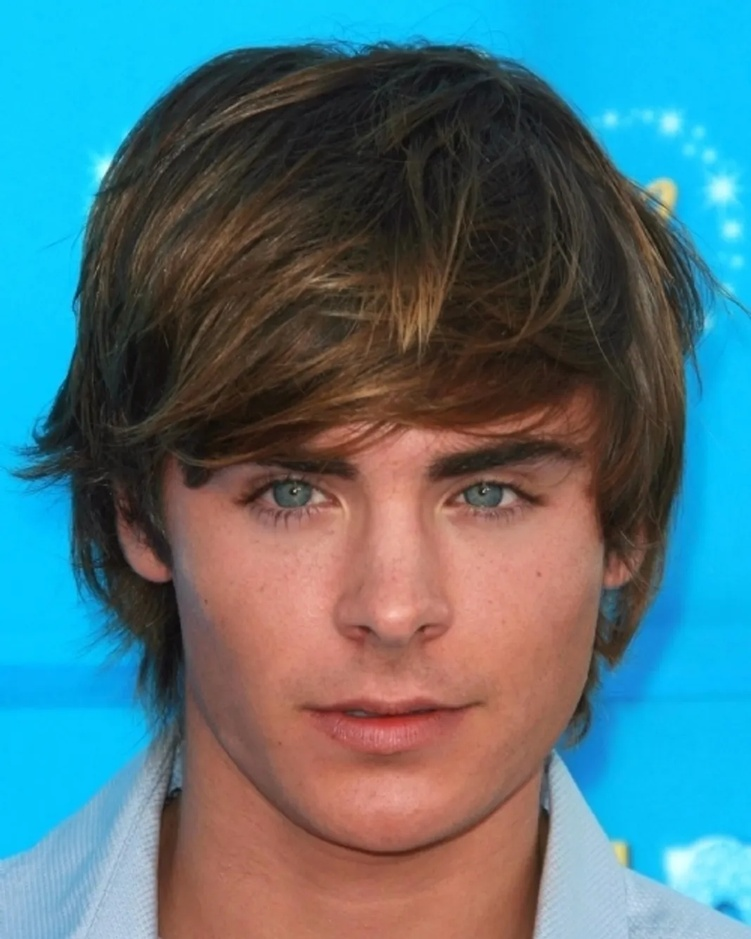
#> input picture Images/zac.jpg, 751 x 939 px, shrunk from 1068 x 1335 before the run, found by its file name
$ jupyter execute 2023.02.13.ipynb
#> lines starting #> are read from the running program, lines starting #| are printed output that depends on the picture; after the words box and inside, x2 and y2 are one past the last pixel; in counts of white or black regions, pixels touching at a corner belong together
[cell 1]
#Computing the Gaussian Kernel
import numpy as np
import cv2 as cv
import matplotlib.pyplot as plt
x,y = np.arange(-1, 2, 1),np.arange(-1, 2, 1)
YY, XX = np.meshgrid(x,y)
sigma = 1
g = np.exp(-(XX**2 + YY**2)/(2*sigma**2))
g/=np.sum(10*g)

im = cv.imread('images/zac.jpg', cv.IMREAD_GRAYSCALE)
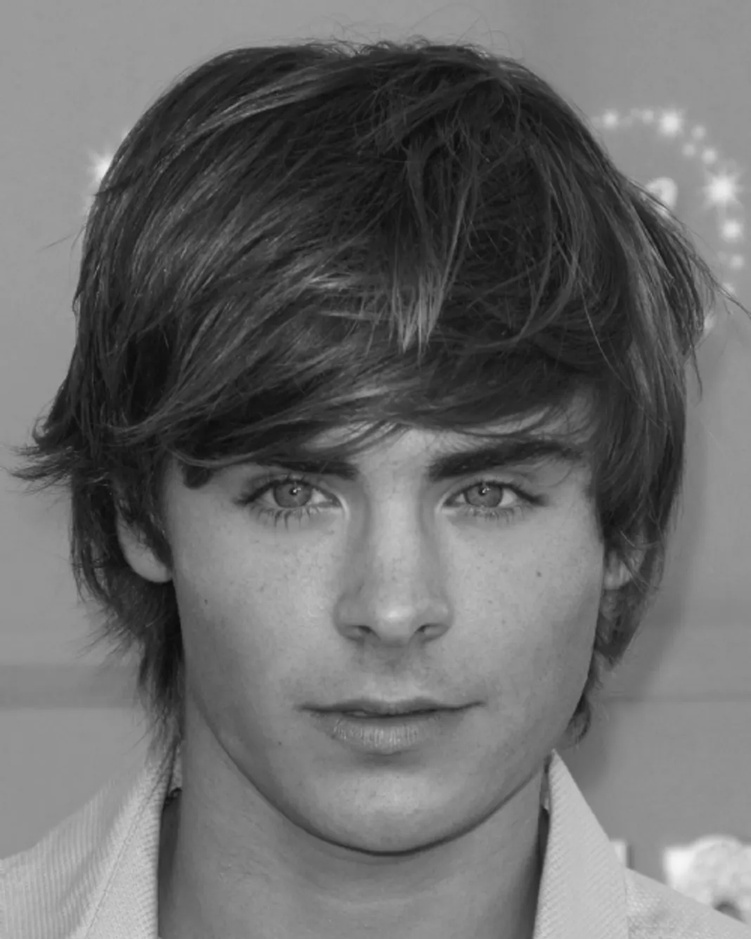
#> im: shape (939, 751); min 10, max 246, mean 106.8
assert im is not None

blurred = cv.filter2D(im, -1, g)

fig, ax = plt.subplots( 1,2, figsize= (12,24))
ax[0].imshow(im, cmap='gray')
ax[1].imshow(blurred, cmap = 'gray')
plt.show()
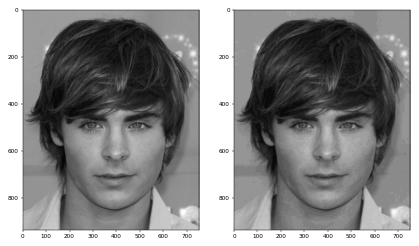
#> figure drawn by matplotlib, 2 panels

[cell 2]
# Canny edge detector

import numpy as np
import cv2 as cv
import matplotlib.pyplot as plt
im = cv.imread('images/zac.jpg', cv.IMREAD_GRAYSCALE)
assert im is not None

edges = cv.Canny(im, 200, 50)
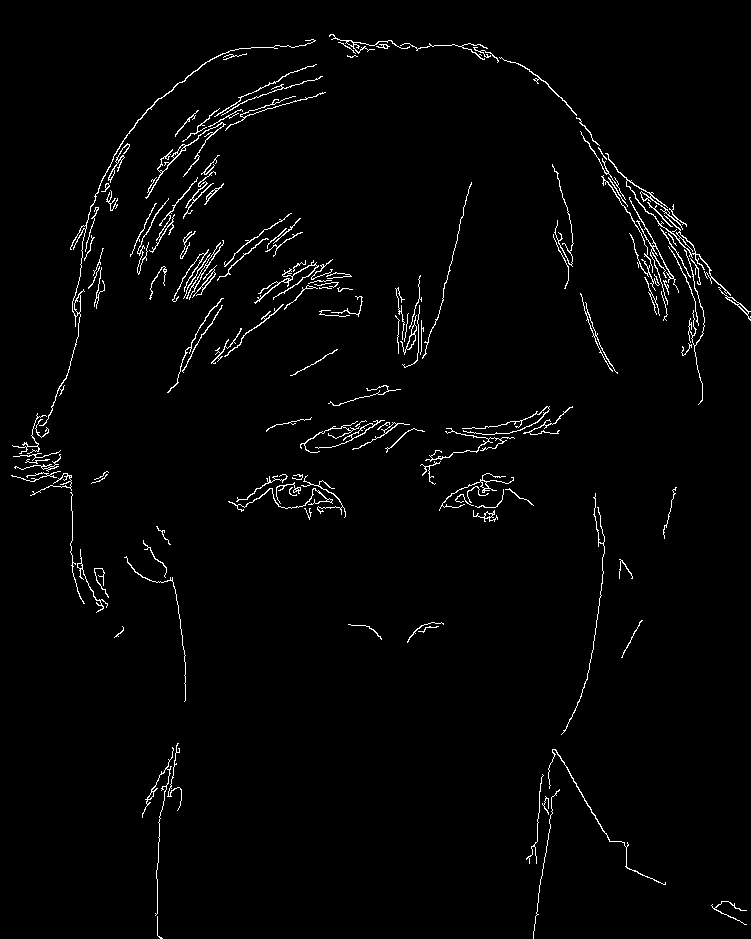
#> edges: shape (939, 751); 2.1% white in thin lines or dots

cv.namedWindow("Image", cv.WINDOW_AUTOSIZE)
cv.imshow("Image", im)
cv.waitKey(0)
cv.imshow("Image", edges)
cv.waitKey(0)
cv.destroyAllWindows

$ run again, with Images/butterfly.jpg copied over Images/zac.jpg
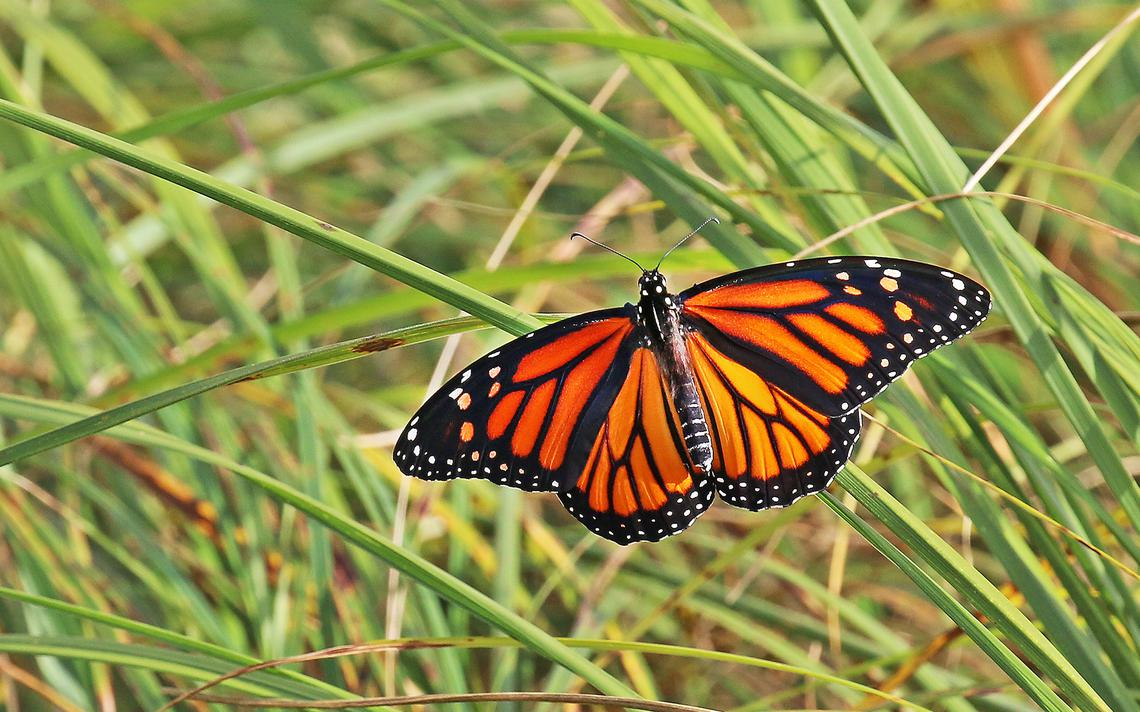
#> input picture Images/butterfly.jpg, 1140 x 712 px, found by its file name
#> `im = cv.imread('images/zac.jpg', cv.IMREAD_GRAYSCALE)`:
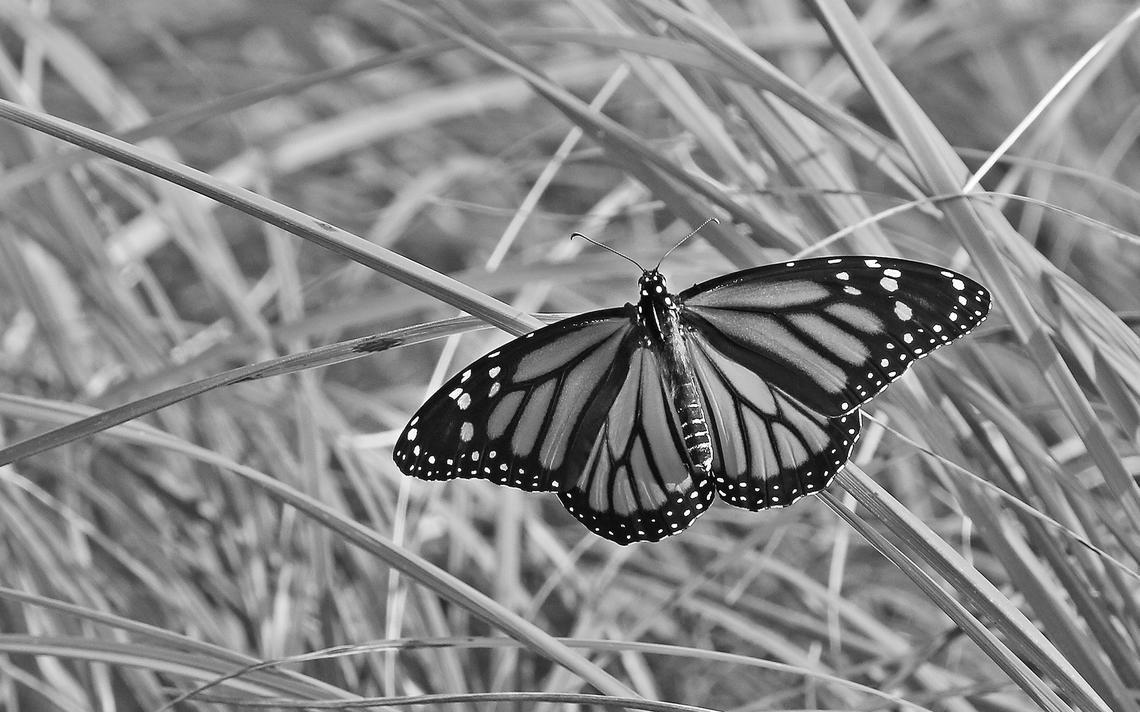
#> im: shape (712, 1140); min 0, max 255, mean 134
#> `edges = cv.Canny(im, 200, 50)`:
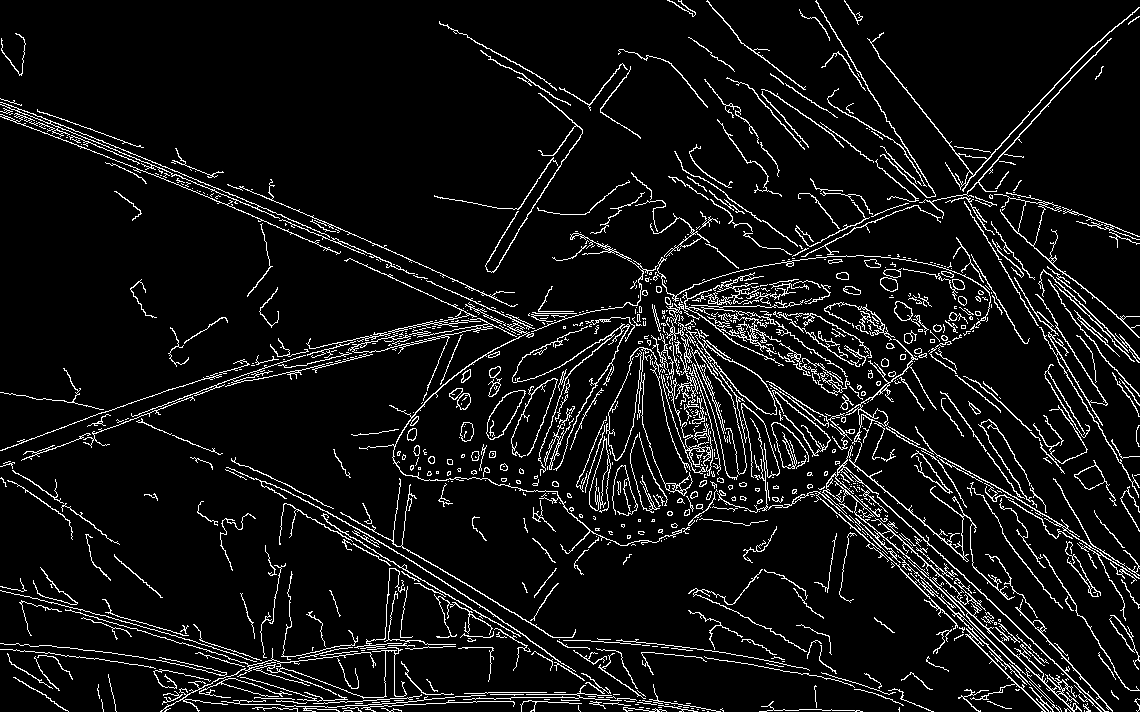
#> edges: shape (712, 1140); 7.3% white in thin lines or dots

$ run again, with Images/highlights_and_shadows.jpg copied over Images/zac.jpg
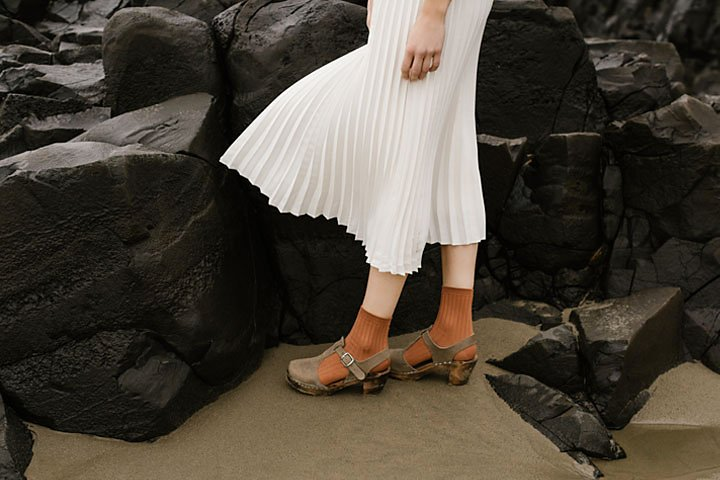
#> input picture Images/highlights_and_shadows.jpg, 720 x 480 px, found by its file name
#> `plt.show()`:
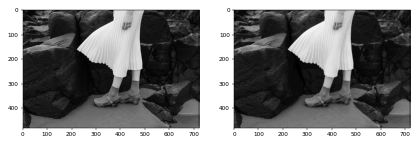
#> figure drawn by matplotlib, 2 panels
#> `edges = cv.Canny(im, 200, 50)`:
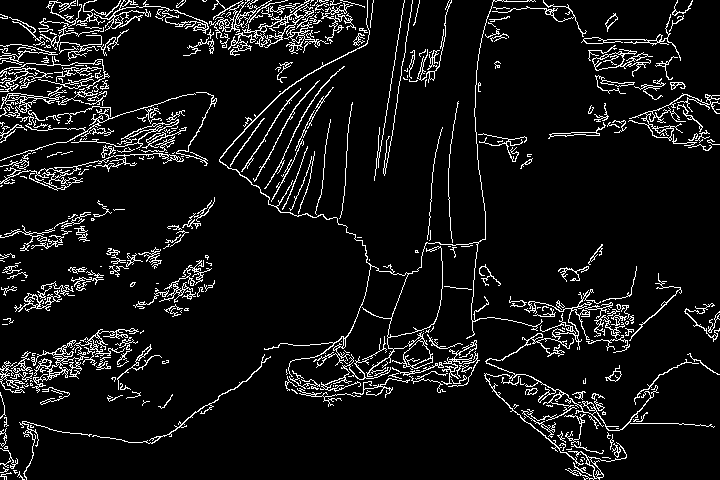
#> edges: shape (480, 720); 8% white in thin lines or dots
